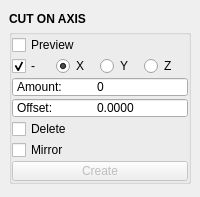
<?xml version="1.0" encoding="UTF-8"?>
<ui version="4.0">
 <class>QtUi</class>
 <widget class="QMainWindow" name="QtUi">
  <property name="geometry">
   <rect>
    <x>0</x>
    <y>0</y>
    <width>200</width>
    <height>197</height>
   </rect>
  </property>
  <property name="windowTitle">
   <string>Toolkit</string>
  </property>
  <property name="tabShape">
   <enum>QTabWidget::Triangular</enum>
  </property>
  <property name="dockNestingEnabled">
   <bool>true</bool>
  </property>
  <property name="dockOptions">
   <set>QMainWindow::AllowNestedDocks|QMainWindow::AllowTabbedDocks|QMainWindow::AnimatedDocks|QMainWindow::ForceTabbedDocks</set>
  </property>
  <property name="bnabled" stdset="0">
   <bool>true</bool>
  </property>
  <widget class="QWidget" name="central_widget">
   <property name="minimumSize">
    <size>
     <width>200</width>
     <height>0</height>
    </size>
   </property>
   <layout class="QVBoxLayout" name="verticalLayout_2">
    <item>
     <layout class="QVBoxLayout" name="verticalLayout">
      <property name="spacing">
       <number>0</number>
      </property>
      <item>
       <widget class="Header" name="header">
        <property name="minimumSize">
         <size>
          <width>0</width>
          <height>20</height>
         </size>
        </property>
        <property name="maximumSize">
         <size>
          <width>16777215</width>
          <height>20</height>
         </size>
        </property>
        <property name="font">
         <font>
          <weight>75</weight>
          <bold>true</bold>
         </font>
        </property>
        <property name="text">
         <string>CUT ON AXIS</string>
        </property>
       </widget>
      </item>
      <item>
       <widget class="QGroupBox" name="duplicate">
        <property name="title">
         <string/>
        </property>
        <layout class="QGridLayout" name="gridLayout_4">
         <property name="leftMargin">
          <number>0</number>
         </property>
         <property name="topMargin">
          <number>0</number>
         </property>
         <property name="rightMargin">
          <number>0</number>
         </property>
         <property name="bottomMargin">
          <number>0</number>
         </property>
         <property name="horizontalSpacing">
          <number>0</number>
         </property>
         <property name="verticalSpacing">
          <number>1</number>
         </property>
         <item row="7" column="0" colspan="4">
          <widget class="DoubleSpinBox" name="s001">
           <property name="minimumSize">
            <size>
             <width>0</width>
             <height>20</height>
            </size>
           </property>
           <property name="maximumSize">
            <size>
             <width>16777215</width>
             <height>20</height>
            </size>
           </property>
           <property name="toolTip">
            <string>Offset amount from the center for the cut.</string>
           </property>
           <property name="buttonSymbols">
            <enum>QAbstractSpinBox::NoButtons</enum>
           </property>
           <property name="prefix">
            <string>Offset:	</string>
           </property>
           <property name="decimals">
            <number>4</number>
           </property>
           <property name="minimum">
            <double>-10000.000000000000000</double>
           </property>
           <property name="maximum">
            <double>10000.000000000000000</double>
           </property>
           <property name="singleStep">
            <double>0.100000000000000</double>
           </property>
           <property name="value">
            <double>0.000000000000000</double>
           </property>
          </widget>
         </item>
         <item row="8" column="0" colspan="4">
          <widget class="QCheckBox" name="chk005">
           <property name="enabled">
            <bool>true</bool>
           </property>
           <property name="toolTip">
            <string>Delete faces on the specified axis.</string>
           </property>
           <property name="text">
            <string>Delete</string>
           </property>
           <property name="checked">
            <bool>false</bool>
           </property>
          </widget>
         </item>
         <item row="2" column="3">
          <widget class="QRadioButton" name="chk004">
           <property name="text">
            <string>Z</string>
           </property>
          </widget>
         </item>
         <item row="9" column="0" colspan="4">
          <widget class="QCheckBox" name="chk006">
           <property name="enabled">
            <bool>true</bool>
           </property>
           <property name="toolTip">
            <string>Mirror the object across the opposing axis.</string>
           </property>
           <property name="text">
            <string>Mirror</string>
           </property>
          </widget>
         </item>
         <item row="2" column="0">
          <widget class="QCheckBox" name="chk001">
           <property name="text">
            <string>-</string>
           </property>
           <property name="checked">
            <bool>true</bool>
           </property>
          </widget>
         </item>
         <item row="2" column="1">
          <widget class="QRadioButton" name="chk002">
           <property name="text">
            <string>X</string>
           </property>
           <property name="checked">
            <bool>true</bool>
           </property>
          </widget>
         </item>
         <item row="10" column="0" colspan="4">
          <layout class="QHBoxLayout" name="horizontalLayout_2">
           <property name="spacing">
            <number>0</number>
           </property>
           <item>
            <widget class="QPushButton" name="b000">
             <property name="enabled">
              <bool>false</bool>
             </property>
             <property name="minimumSize">
              <size>
               <width>0</width>
               <height>20</height>
              </size>
             </property>
             <property name="maximumSize">
              <size>
               <width>999</width>
               <height>20</height>
              </size>
             </property>
             <property name="toolTip">
              <string>Finish the operation.</string>
             </property>
             <property name="layoutDirection">
              <enum>Qt::RightToLeft</enum>
             </property>
             <property name="text">
              <string>Create</string>
             </property>
             <property name="autoDefault">
              <bool>false</bool>
             </property>
             <property name="default">
              <bool>false</bool>
             </property>
             <property name="flat">
              <bool>false</bool>
             </property>
             <property name="bnabled" stdset="0">
              <bool>true</bool>
             </property>
            </widget>
           </item>
          </layout>
         </item>
         <item row="2" column="2">
          <widget class="QRadioButton" name="chk003">
           <property name="text">
            <string>Y</string>
           </property>
          </widget>
         </item>
         <item row="1" column="0" colspan="4">
          <layout class="QHBoxLayout" name="horizontalLayout">
           <property name="spacing">
            <number>0</number>
           </property>
           <item>
            <widget class="QCheckBox" name="chk000">
             <property name="minimumSize">
              <size>
               <width>0</width>
               <height>20</height>
              </size>
             </property>
             <property name="maximumSize">
              <size>
               <width>16777215</width>
               <height>20</height>
              </size>
             </property>
             <property name="toolTip">
              <string>Start the operation using any selected mesh objects.</string>
             </property>
             <property name="text">
              <string>Preview</string>
             </property>
             <property name="iconSize">
              <size>
               <width>18</width>
               <height>18</height>
              </size>
             </property>
             <property name="checkable">
              <bool>true</bool>
             </property>
            </widget>
           </item>
          </layout>
         </item>
         <item row="6" column="0" colspan="4">
          <widget class="QSpinBox" name="s000">
           <property name="minimumSize">
            <size>
             <width>0</width>
             <height>20</height>
            </size>
           </property>
           <property name="maximumSize">
            <size>
             <width>16777215</width>
             <height>20</height>
            </size>
           </property>
           <property name="toolTip">
            <string>The number of cuts to make.</string>
           </property>
           <property name="buttonSymbols">
            <enum>QAbstractSpinBox::NoButtons</enum>
           </property>
           <property name="prefix">
            <string>Amount:	</string>
           </property>
           <property name="minimum">
            <number>0</number>
           </property>
           <property name="maximum">
            <number>1000</number>
           </property>
          </widget>
         </item>
        </layout>
       </widget>
      </item>
      <item>
       <spacer name="verticalSpacer">
        <property name="orientation">
         <enum>Qt::Vertical</enum>
        </property>
        <property name="sizeHint" stdset="0">
         <size>
          <width>0</width>
          <height>10</height>
         </size>
        </property>
       </spacer>
      </item>
     </layout>
    </item>
   </layout>
  </widget>
 </widget>
 <customwidgets>
  <customwidget>
   <class>Header</class>
   <extends>QLabel</extends>
   <header>uitk.widgets.header.Header.h</header>
  </customwidget>
  <customwidget>
   <class>DoubleSpinBox</class>
   <extends>QDoubleSpinBox</extends>
   <header>widgets.doublespinbox.h</header>
  </customwidget>
 </customwidgets>
 <resources/>
 <connections/>
 <designerdata>
  <property name="gridDeltaX">
   <number>5</number>
  </property>
  <property name="gridDeltaY">
   <number>5</number>
  </property>
  <property name="gridSnapX">
   <bool>true</bool>
  </property>
  <property name="gridSnapY">
   <bool>true</bool>
  </property>
  <property name="gridVisible">
   <bool>true</bool>
  </property>
 </designerdata>
</ui>
